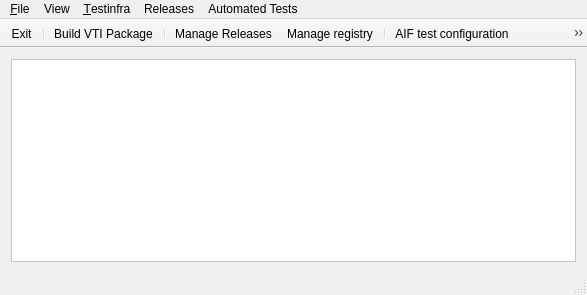
<?xml version="1.0" encoding="UTF-8"?>
<ui version="4.0">
 <class>MainWindow</class>
 <widget class="QMainWindow" name="MainWindow">
  <property name="geometry">
   <rect>
    <x>0</x>
    <y>0</y>
    <width>587</width>
    <height>295</height>
   </rect>
  </property>
  <property name="windowTitle">
   <string>VTI Test Manager</string>
  </property>
  <property name="windowIcon">
   <iconset resource="vtitestmanager.qrc">
    <normaloff>:/icons/vtitestmanager.ico</normaloff>:/icons/vtitestmanager.ico</iconset>
  </property>
  <property name="autoFillBackground">
   <bool>false</bool>
  </property>
  <widget class="QWidget" name="centralWidget">
   <layout class="QVBoxLayout" name="verticalLayout">
    <item>
     <widget class="QFrame" name="frame">
      <property name="styleSheet">
       <string notr="true">background-color: rgb(255, 255, 255);</string>
      </property>
      <property name="frameShape">
       <enum>QFrame::StyledPanel</enum>
      </property>
      <property name="frameShadow">
       <enum>QFrame::Raised</enum>
      </property>
      <layout class="QVBoxLayout" name="verticalLayout_2">
       <item>
        <spacer name="verticalSpacer">
         <property name="orientation">
          <enum>Qt::Vertical</enum>
         </property>
         <property name="sizeHint" stdset="0">
          <size>
           <width>20</width>
           <height>100</height>
          </size>
         </property>
        </spacer>
       </item>
       <item>
        <widget class="QLabel" name="label">
         <property name="text">
          <string/>
         </property>
         <property name="pixmap">
          <pixmap resource="vtitestmanager.qrc">:/images/logo.png</pixmap>
         </property>
         <property name="scaledContents">
          <bool>true</bool>
         </property>
        </widget>
       </item>
       <item>
        <spacer name="verticalSpacer_2">
         <property name="orientation">
          <enum>Qt::Vertical</enum>
         </property>
         <property name="sizeHint" stdset="0">
          <size>
           <width>20</width>
           <height>99</height>
          </size>
         </property>
        </spacer>
       </item>
      </layout>
     </widget>
    </item>
   </layout>
  </widget>
  <widget class="QMenuBar" name="menuBar">
   <property name="geometry">
    <rect>
     <x>0</x>
     <y>0</y>
     <width>587</width>
     <height>18</height>
    </rect>
   </property>
   <widget class="QMenu" name="menu_File">
    <property name="title">
     <string>&amp;File</string>
    </property>
    <addaction name="separator"/>
    <addaction name="action_ExitApplication"/>
   </widget>
   <widget class="QMenu" name="menu_Testinfra">
    <property name="title">
     <string>&amp;Testinfra</string>
    </property>
    <addaction name="action_Manage_registry"/>
    <addaction name="separator"/>
    <addaction name="action_AIF_TestConfiguration"/>
    <addaction name="action_Cycler_TestConfiguration"/>
   </widget>
   <widget class="QMenu" name="menu_View">
    <property name="title">
     <string>View</string>
    </property>
    <addaction name="action_Preferences"/>
   </widget>
   <widget class="QMenu" name="menu_Releases">
    <property name="title">
     <string>Releases</string>
    </property>
    <addaction name="action_BuildVTIPackage"/>
    <addaction name="action_Process_Commands"/>
    <addaction name="separator"/>
    <addaction name="action_ManageReleases"/>
   </widget>
   <widget class="QMenu" name="menuAutomated_Tests">
    <property name="title">
     <string>Automated Tests</string>
    </property>
    <addaction name="action_ManageATP_AIF"/>
    <addaction name="action_ManageATP_Cycler"/>
   </widget>
   <addaction name="menu_File"/>
   <addaction name="menu_View"/>
   <addaction name="menu_Testinfra"/>
   <addaction name="menu_Releases"/>
   <addaction name="menuAutomated_Tests"/>
  </widget>
  <widget class="QToolBar" name="mainToolBar">
   <property name="toolTip">
    <string/>
   </property>
   <property name="movable">
    <bool>false</bool>
   </property>
   <attribute name="toolBarArea">
    <enum>TopToolBarArea</enum>
   </attribute>
   <attribute name="toolBarBreak">
    <bool>false</bool>
   </attribute>
   <addaction name="action_ExitApplication"/>
   <addaction name="separator"/>
   <addaction name="action_BuildVTIPackage"/>
   <addaction name="separator"/>
   <addaction name="action_ManageReleases"/>
   <addaction name="action_Manage_registry"/>
   <addaction name="separator"/>
   <addaction name="action_AIF_TestConfiguration"/>
   <addaction name="action_ManageATP_AIF"/>
   <addaction name="separator"/>
   <addaction name="action_Cycler_TestConfiguration"/>
   <addaction name="action_ManageATP_Cycler"/>
   <addaction name="separator"/>
   <addaction name="action_Process_Commands"/>
  </widget>
  <widget class="QStatusBar" name="statusBar"/>
  <action name="action_ExitApplication">
   <property name="icon">
    <iconset resource="vtitestmanager.qrc">
     <normaloff>:/images/exit.png</normaloff>:/images/exit.png</iconset>
   </property>
   <property name="text">
    <string>&amp;Exit</string>
   </property>
   <property name="toolTip">
    <string>Exit application</string>
   </property>
  </action>
  <action name="action_Manage_registry">
   <property name="icon">
    <iconset resource="vtitestmanager.qrc">
     <normaloff>:/images/regedit.png</normaloff>:/images/regedit.png</iconset>
   </property>
   <property name="text">
    <string>&amp;Manage registry ...</string>
   </property>
   <property name="toolTip">
    <string>Manage AIF/Cycler registry settings</string>
   </property>
  </action>
  <action name="action_AIF_TestConfiguration">
   <property name="icon">
    <iconset resource="vtitestmanager.qrc">
     <normaloff>:/images/config_aif.png</normaloff>:/images/config_aif.png</iconset>
   </property>
   <property name="text">
    <string>AIF test configuration</string>
   </property>
   <property name="toolTip">
    <string>Configure the AIF automated test</string>
   </property>
  </action>
  <action name="action_Cycler_TestConfiguration">
   <property name="icon">
    <iconset resource="vtitestmanager.qrc">
     <normaloff>:/images/config_cycler.png</normaloff>:/images/config_cycler.png</iconset>
   </property>
   <property name="text">
    <string>Cycler test configuration</string>
   </property>
   <property name="toolTip">
    <string>Configure the Cycler automated test</string>
   </property>
  </action>
  <action name="action_Preferences">
   <property name="icon">
    <iconset resource="vtitestmanager.qrc">
     <normaloff>:/images/preferences.png</normaloff>:/images/preferences.png</iconset>
   </property>
   <property name="text">
    <string>Preferences ...</string>
   </property>
  </action>
  <action name="action_ManageReleases">
   <property name="icon">
    <iconset resource="vtitestmanager.qrc">
     <normaloff>:/images/releases.png</normaloff>:/images/releases.png</iconset>
   </property>
   <property name="text">
    <string>Manage Releases</string>
   </property>
   <property name="toolTip">
    <string>Manage AIF, Cycler and CSS releases</string>
   </property>
  </action>
  <action name="action_BuildVTIPackage">
   <property name="icon">
    <iconset resource="vtitestmanager.qrc">
     <normaloff>:/images/process.png</normaloff>:/images/process.png</iconset>
   </property>
   <property name="text">
    <string>Build VTI Package</string>
   </property>
  </action>
  <action name="action_ManageATP_AIF">
   <property name="icon">
    <iconset resource="vtitestmanager.qrc">
     <normaloff>:/images/atp.png</normaloff>:/images/atp.png</iconset>
   </property>
   <property name="text">
    <string>Manage AIF ATP</string>
   </property>
   <property name="toolTip">
    <string>Manage and start Automated Test of AIF</string>
   </property>
  </action>
  <action name="action_ManageATP_Cycler">
   <property name="icon">
    <iconset resource="vtitestmanager.qrc">
     <normaloff>:/images/atp.png</normaloff>:/images/atp.png</iconset>
   </property>
   <property name="text">
    <string>Manage Cycler ATP</string>
   </property>
   <property name="toolTip">
    <string>Manage and start Automated Test of Cycler</string>
   </property>
  </action>
  <action name="action_Process_Commands">
   <property name="icon">
    <iconset resource="vtitestmanager.qrc">
     <normaloff>:/images/command_prompt.png</normaloff>:/images/command_prompt.png</iconset>
   </property>
   <property name="text">
    <string>Process commands</string>
   </property>
  </action>
 </widget>
 <layoutdefault spacing="6" margin="11"/>
 <resources>
  <include location="vtitestmanager.qrc"/>
 </resources>
 <connections/>
</ui>
